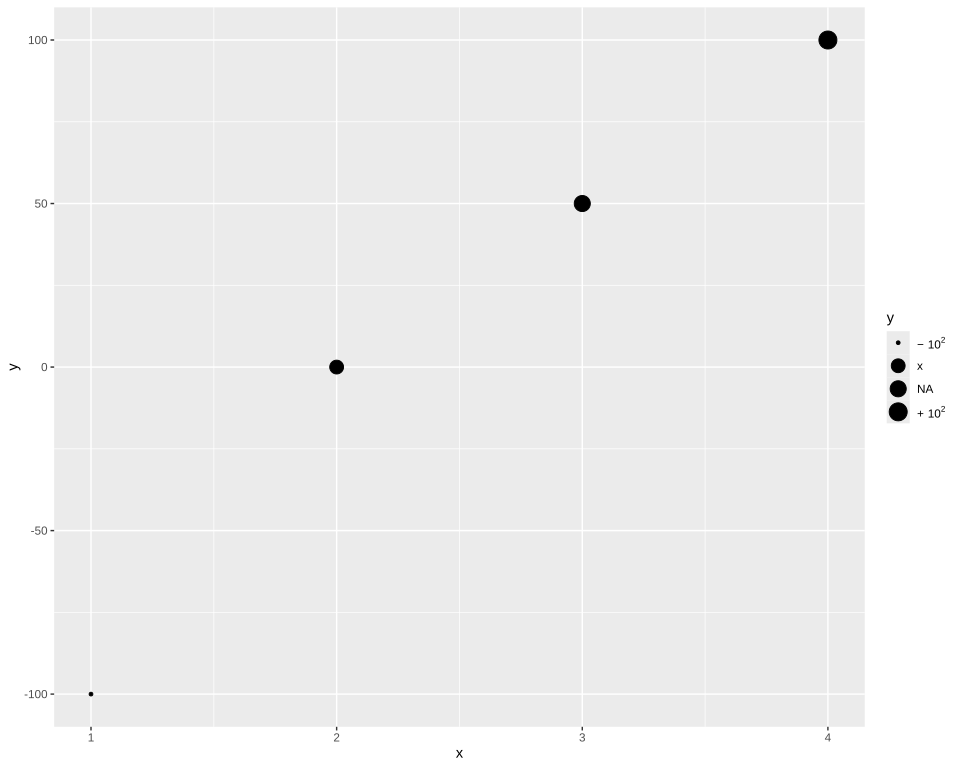

Write the R code that produced this figure.
# The plot test/golden/labels_legend.svg draws, drawn by ggplot2 itself, as ggplot2's own visual
# tests draw their snapshots: the independent check on that golden whenever it changes. The suite
# never runs this; it needs R, ggplot2 and vdiffr, saved as the Docker image
# giggly-r:ggplot2-4.0.3. From the repository's root:
#
#   docker run --rm -v "$PWD/test/golden":/golden:ro giggly-r:ggplot2-4.0.3 \
#     Rscript /golden/labels_legend.R > labels_legend.ggplot2.svg
#
# and compare the two drawings element by element, as test/golden/point.R describes.
#
# A string and a missing label among signed powers on a size legend, each key's label drawn alone
# from its element of the expression vector, as ggplot2 draws a legend's: the powers as plotmath
# draws them, the string as text, and the missing one NA, as text. First checked with ggplot2 4.0.3 and vdiffr 1.0.9: every element and clip path
# matches but svglite's around the whole drawing, and the one departure is test/golden/point.R's,
# the x axis drawn before the y.

library(ggplot2)

points <- data.frame(x = c(1, 2, 3, 4), y = c(-100, 0, 50, 100))

plot <- ggplot(points, aes(x, y, size = y)) +
  geom_point() +
  scale_size_continuous(
    breaks = c(-100, 0, 50, 100),
    labels = expression(-10^2, "x", NA, +10^2)
  ) +
  theme_gray()

file <- tempfile(fileext = ".svg")
vdiffr::write_svg(plot, file)
cat(readLines(file), sep = "\n")
